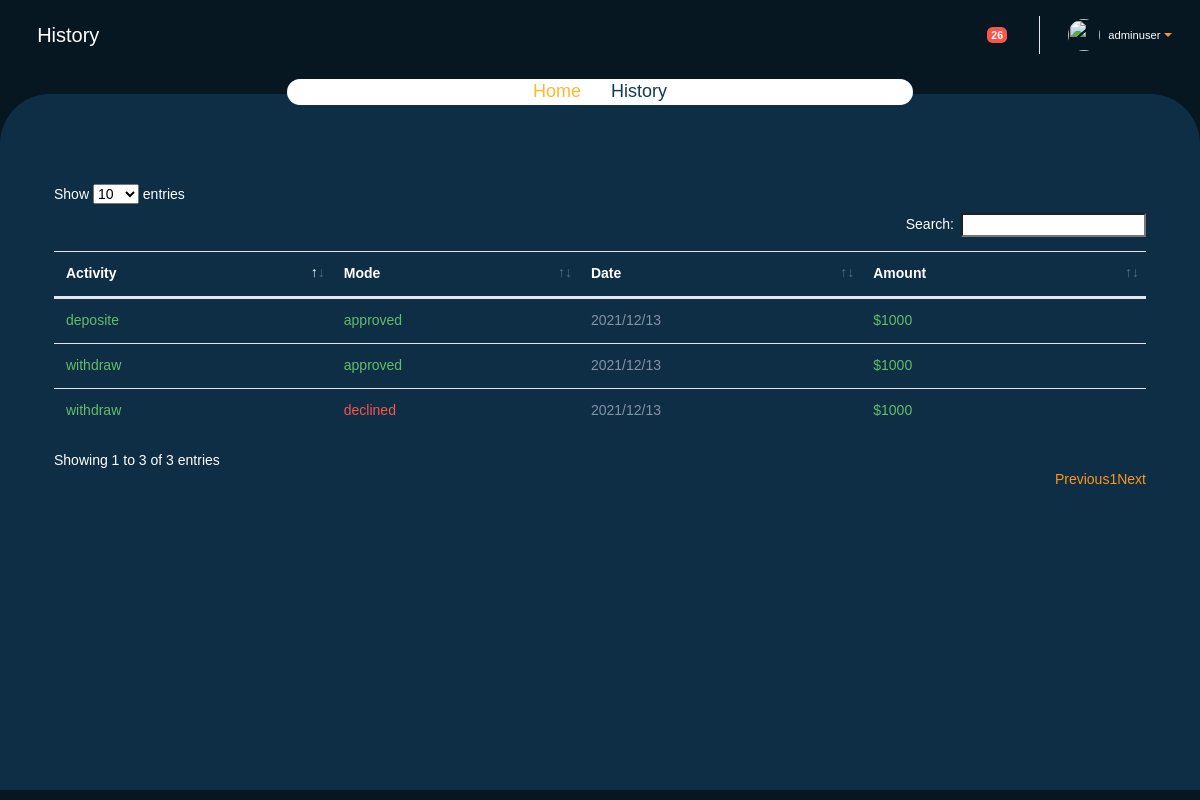
/account-logs/ (signed in), run on the app's committed database.
### account/models.py (models this page shows, shortened)
class Account(AbstractUser):
    email       = models.EmailField(verbose_name='email', max_length=60, unique=True )
    zipcode    = models.CharField(max_length=30,blank=True,null=True)
    country    = models.CharField(max_length=100,blank=True,null=True)
    address    = models.CharField(max_length=100,blank=True,null=True)
    gender    = models.CharField(max_length=100,blank=True,null=True)
    state    = models.CharField(max_length=100,blank=True,null=True)
    city    = models.CharField(max_length=100,blank=True,null=True)
    date_of_birth = models.CharField(max_length=100,blank=True,null=True)
    phone = models.CharField(max_length=30, blank=True,null=True,unique=True)
    balance = models.IntegerField(default=0, blank=True,null=True)
    deposite_balance = models.IntegerField(default=0, blank=True,null=True)
    total_amount_invested = models.IntegerField(default=0, blank=True,null=True)
    total_investement_count = models.IntegerField(default=0, blank=True,null=True)
    withdraw_total = models.IntegerField(default=0, blank=True,null=True)
    is_email_verifield = models.BooleanField(default=False)
    bonus = models.IntegerField(default=0,blank=True,null=True)
    refferal = models.IntegerField(default=0,blank=True,null=True)
    USERNAME_FIELD = 'email'
    REQUIRED_FIELDS = ['username']

### users/models.py (models this page shows, shortened)
class Transactions(models.Model):
    user =  models.ForeignKey(Account,related_name='user_transactions', on_delete=models.CASCADE,null=True, blank=True)
    wallet_address = models.CharField(max_length=50,blank=True,null=True)
    amount = models.IntegerField( blank=True,null=True)
    coin_tpye = models.CharField(max_length=50,blank=True,null=True)
    date = models.DateTimeField(auto_now_add=True)
    approved_date = models.DateTimeField(blank=True,null=True)
    is_approved = models.BooleanField(default=False)
    status = models.CharField(max_length=40,default="pending")
    trans_type = models.CharField(max_length=50)

### users/views.py (the view)
# urls.py: path('account-logs/',views.history_view,name="history"),
@login_required
def history_view(request):
    transactions = Transactions.objects.filter(user=request.user).order_by('-date')
    return render(request,'users/history.html',{"transactions":transactions})

### users/context_processor.py (called while the page is built)
def user_notification_processor(request):
    user = request.user
    if user.is_authenticated:
        user_notify_count = Notification.objects.filter(user=request.user,read=False).count()
        return {"user_notify_count":user_notify_count}
    else:
        return {"user_notify": "user_notify"}

### templates/users/history.html (shortened to what this page needs)
{% extends "layout/users.html" %} {% block title %} Activities Logs {% endblock title %}  {% block content %}
<header>
    <nav class="navbar navbar-expand   topbar mb-4 static-top">
        <a href="{% url 'dashboard' %}" id="sidebarToggleTop2" class=" rounded-circle mr-3 text-white ">
            <i class="fas fa-arrow-left"></i>
            <span>History</span>
        </a>
        <ul class="navbar-nav ml-auto">
            <li class="nav-item    mx-1">
                <a class="nav-link  " href="{% url 'notifications' %}" id="alertsDropdown">
                    <i class="fas fa-bell fa-fw"></i>
                    <span class="badge badge-danger badge-counter">{{user_notify_count}}</span>
                </a>
            </li>
            <li class="nav-item dropdown no-arrow">
                <a class="nav-link dropdown-toggle" href="#" id="userDropdown" role="button" data-toggle="dropdown" aria-haspopup="true" aria-expanded="false">
                    <img class="img-profile rounded-circle" src="/static/images/avatar.png" style="max-width: 60px">
                    <span class="ml-2 d-none d-lg-inline text-white small">{{user.username}}</span>
                </a>
            </li>
        </ul>
    </nav>
</header>
<div class="content" style="min-height: 87vh;">
    <div class="container">
        <div class="col-xl-12">
            <div class="row justify-content-center">
                <div class="col-7">
                    <div class="depo-card breadcrum">
                        <nav aria-label="breadcrumb">
                            <ol class="breadcrumb">
                                <li class="breadcrumb-item"><a href="/">Home</a></li>
                                <li class="breadcrumb-item active" aria-current="page">History </li>
                            </ol>
                        </nav>
                    </div>
                </div>
            </div>
            <div class="row">
                <div class="col-12">
                </div>
            </div>
            <div class="row">
                <div class="col-xl-12">
                    <div class="table-responsive mb-5">
                        <table id="example" class="table align-items-center table-flush" style="width:100%">
                            <thead>
                                <tr>
                                    <th scope="col text-white">Activity</th>
                                    <th scope="col text-white">Mode</th>
                                    <th scope="col text-white">Date</th>
                                    <th scope="col text-white">Amount</th>
                                </tr>
                            </thead>
                            <tbody>
                                {% for obj in transactions %}
                                <tr>
                                    <td scope="row"><span class="text-success">{{ obj.trans_type }}</span></td>
                                    {% if obj.status == 'pending' %}
                                    <td class="text-warning">pending</td>
                                    {% elif obj.status == 'declined' %}
                                    <td class="text-danger">declined</td>
                                    {% else %}
                                    <td class="text-success">approved</td>
                                    {% endif %}
                                    <td class="text-muted">{{ obj.date|date:"Y/m/d" }}</td>
                                    <td class="  text-success"> ${{ obj.amount }} </td>
                                </tr>
                                {% endfor %}
                            </tbody>
                        </table>
                    </div>
                </div>
            </div>
        </div>
    </div>
</div>
{% endblock content %}

### static/css/style.css (style rules this page uses)
* { margin: 0; padding: 0; }
html { overflow-x: hidden !important; width: 100%; height: 100%; position: relative; -webkit-font-smoothing: antialiased; }
body { font-family: "Nunito Sans", sans-serif; font-size: 14px; line-height: 1.42857; color: rgb(51, 51, 51); background-color: rgb(255, 255, 255); }
ul, ol { padding: 0; margin: 0; }
a { color: #506690; outline: none; text-decoration: none }
ul, ol { padding: 0 !important; margin: 0 !important; }
img { max-width: 100% }
.text-muted { color: #8492a6 !important; }
.breadcrumb { background-color: transparent; padding: 0; margin-top: 20px; justify-content: center; }
.breadcrumb li { color: #fcb930; text-transform: capitalize; }
.breadcrumb-item a { font-weight: 500; font-size: 18px; position: relative; z-index: 2; color: #fcb930; }
.breadcrumb-item.active { font-weight: 500; color: white; font-size: 18px; position: relative; z-index: 2; }
.breadcrumb-item+.breadcrumb-item::before { content: "\f101"; font-family: "Font Awesome 5 Free"; font-weight: 600; color: white; font-size: 18px; left: 0; }
.wrapper.dashboard .content { background: rgb(14, 46, 69); border-radius: 50px 50px 0px 0px; }
.topbar { height: 4.375rem; z-index: 2; background: transparent; }
.topbar .nav-item .nav-link { height: 4.375rem; display: -webkit-box; display: -ms-flexbox; display: flex; -webkit-box-align: center; -ms-flex-align: center; align-items: center; padding: 0 .75rem }
.topbar .dropdown { position: static }
@media (min-width:576px) { .topbar .dropdown { position: relative } }
.topbar .nav-item .nav-link .img-profile { height: 2rem; width: 2rem; }
.depo-card { border-radius: 20px; align-items: center; justify-content: center; text-align: center; background-color: #fff; margin-top: -20px; }
.depo-card.breadcrum { margin-top: -15px; }
a#sidebarToggleTop2 { font-size: 20px; }
.depo-card .breadcrumb-item.active { color: #113a56 !important; }
.depo-card .breadcrumb-item+.breadcrumb-item::before { color: #113a56 !important; }

### static/css/orange.css (style rules this page uses)
a, a:hover, a:active, a:focus, .title-head span, .base-color, .slider-text .slide-title span { color: #fd961a; }

### templates/users/history.html (style rules this page uses)
th { color: #fff !important }

### data on the page
Account: username "adminuser"
Transactions: trans_type "deposite", status "approved", date "2021/12/13", amount "1000"
Transactions: trans_type "withdraw", status "approved", date "2021/12/13", amount "1000"
Transactions: trans_type "withdraw", status "declined", date "2021/12/13", amount "1000"

### other printed values
{{ user_notify_count }} "26"
